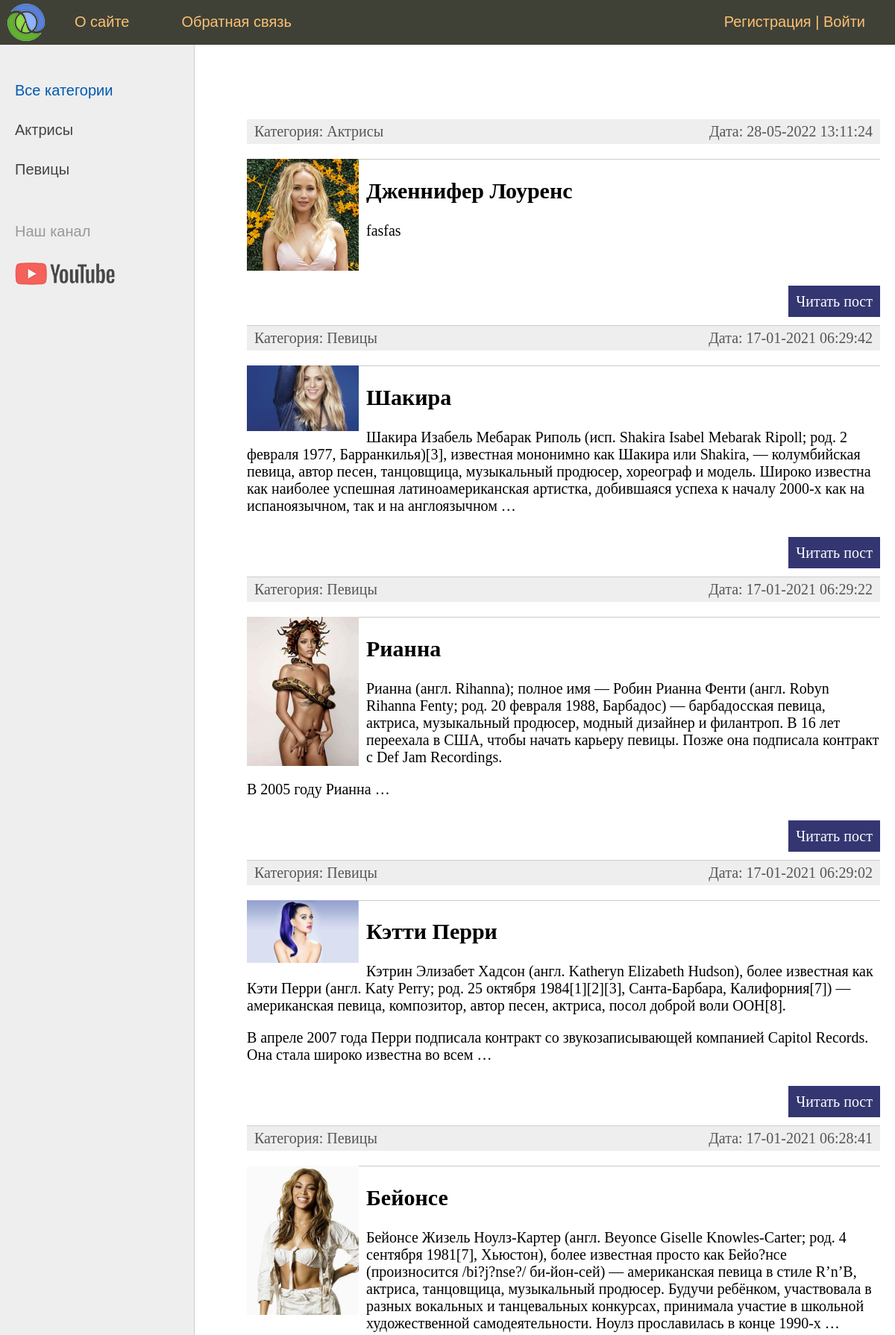
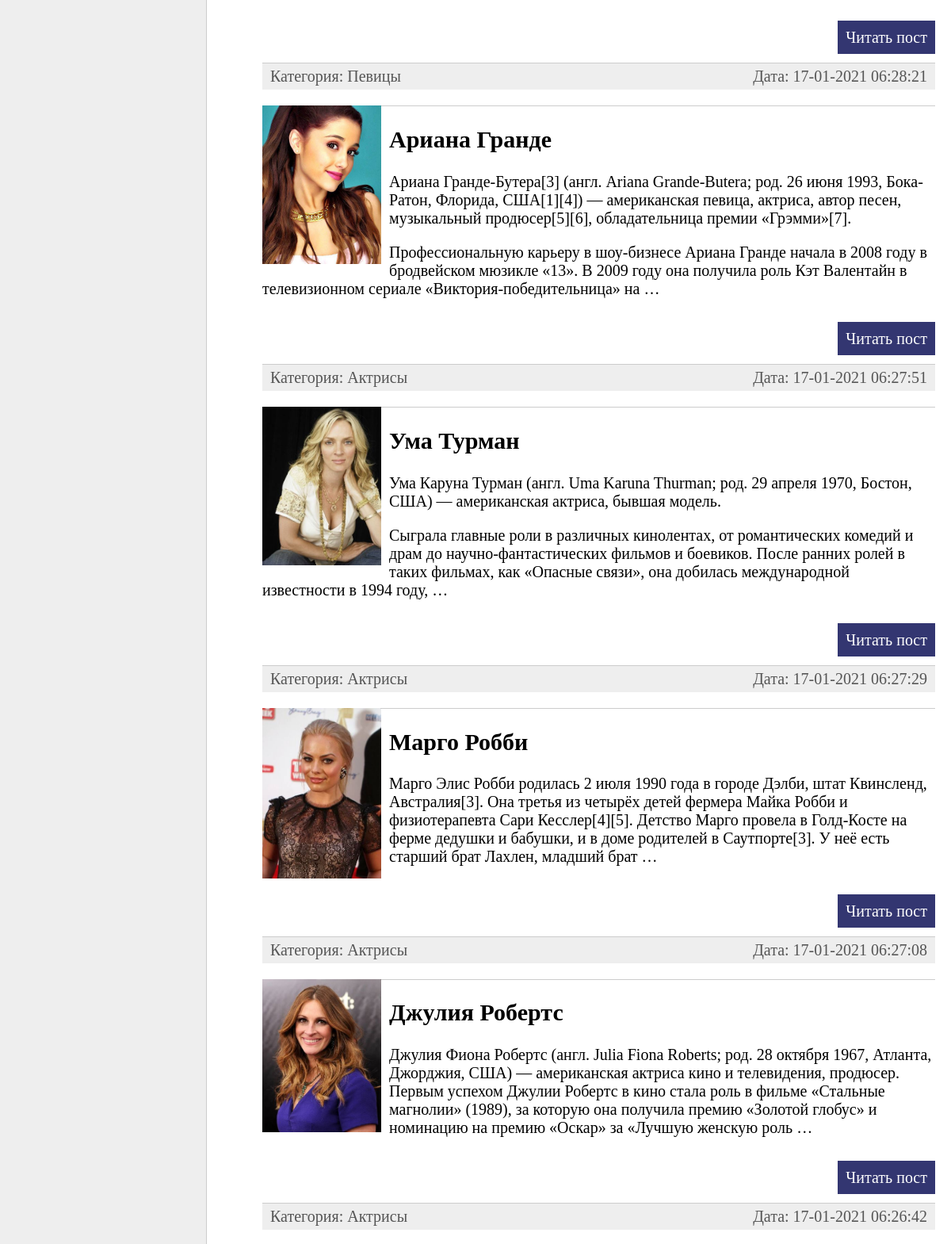
The page / (upper part) on the database its author committed (2 pictures, top to bottom).
### women/models.py (models this page shows, shortened)
class Category(models.Model):
    name = models.CharField(max_length=100, db_index=True, verbose_name='Категория')
    slug = models.SlugField(max_length=255, unique=True, db_index=True, verbose_name="URL")
    def __str__(self):
        return self.name
    def get_absolute_url(self):
        return reverse('category', kwargs={'cat_slug': self.slug})
    class Meta:
        verbose_name = 'Категория'
        verbose_name_plural = 'Категория'
        ordering = ['id']

class Women(models.Model):
    title = models.CharField(max_length=255, verbose_name='Заголовок')
    slug = models.SlugField(max_length=255, unique=True, db_index=True)
    content = models.TextField(blank=True, verbose_name='Текст статьи')
    photo = models.ImageField(upload_to="photos/%Y/%m/%d/", verbose_name='Фото')
    time_create = models.DateTimeField(auto_now_add=True,  verbose_name='Дата публикации')
    time_update = models.DateTimeField(auto_now=True, verbose_name='Дата изменения')
    is_published = models.BooleanField(default=True,  verbose_name='Публикация')
    cat = models.ForeignKey('Category', on_delete=models.PROTECT, verbose_name='Категория')
    class Meta:
        verbose_name = 'Известные женщины'
        verbose_name_plural = 'Известные женщины'
        ordering = ['-time_create', 'title']
    def get_absolute_url(self):
        return reverse('post', kwargs={'post_slug': self.slug})

### women/views.py (the view)
# urls.py: path('', WomenHome.as_view(), name='home'),
class WomenHome(DataMixin, ListView):
    model = Women
    template_name = 'women/index.html'
    context_object_name = 'posts'
    def get_context_data(self, *, object_list=None, **kwargs):
        context = super().get_context_data(**kwargs)
        c_def = self.get_user_context(title='Главная страница')
        return dict(list(context.items())+list(c_def.items()))
    def get_queryset(self):
        return Women.objects.filter(is_published=True).select_related('cat')

### women/utils.py (called while the page is built)
    def get_user_context(self, **kwargs):
        context = kwargs
        cats = cache.get('cats')
        if not cats:
            cats = Category.objects.annotate(Count('women'))
            cache.set('cats', cats, 60)
        user_menu = menu.copy()
        if not self.request.user.is_authenticated:
            user_menu.pop(1)
        context['menu'] = user_menu
        context['cats'] = cats
        if 'cat_selected' not in context:
            context['cat_selected'] = 0
        return context

### women/templates/women/index.html (shortened to what this page needs)
{% extends 'women/base.html' %}
{% block content %}
<ul class="list-articles">
	{% for p in posts %}
			<li><div class="article-panel">
	<p class="first">Категория: {{p.cat}}</p>
	<p class="last">Дата: {{p.time_update|date:"d-m-Y H:i:s"}}</p>
			</div>
{% if p.photo %}
	<p><img class="img-article-left thumb" src="{{p.photo.url}}"></p>
{% endif %}
			<li><h2>{{p.title}}</h2>
	{% autoescape on %}
	{{p.content|linebreaks|truncatewords:50}}
	{% endautoescape %}
			<p class="link-read-post"><a href="{{ p.get_absolute_url }}">Читать пост</a></p>
			</li>
	{% endfor %}
</ul>
{% endblock %}

### women/templates/women/base.html (shortened to what this page needs)
{% load static %}
{% load women_tags %}
<!DOCTYPE html>
<html>
<head>
	<link type="text/css" href="{% static 'women/css/styles.css' %}" rel="stylesheet" />
</head>
<body>
<table class="table-page" border=0 cellpadding="0" cellspacing="0">
<tr><td valign=top>
{% block mainmenu %}
		<div class="header">
			<ul id="mainmenu" class="mainmenu">
			<li class="logo"><a href="{% url 'home' %}"><div class="logo"></div></a></li>
{% for m in menu %}
			<li><a href="{% url m.url_name %}">{{m.title}}</a></li>
{% endfor %}
				{% if request.user.is_authenticated %}
				<li class="last">{{user.username}} | <a href="{% url 'logout'%}">Выйти</a></li>
				{% else %}
				<li class="last"><a href="{% url 'register' %}">Регистрация</a> | <a href="{% url 'login' %}">Войти</a></li>
				{% endif %}
			</ul>
		</div>
{% endblock mainmenu %}
<table class="table-content" border=0 cellpadding="0" cellspacing="0">
<tr>
	<td valign="top" class="left-chapters">
	<ul id="leftchapters">
		{% if cat_selected == 0 %}
			<li class="selected">Все категории</li>
		{% else %}
			<li><a href="{% url 'home' %}">Все категории</a></li>
		{% endif %}
{% for c in cats %}
{% if c.women__count > 0 %}
	{% if c.pk == cat_selected %}
		<li class='selected'>{{c.name}}</li>
	{% else %}
		<li><a href="{{ c.get_absolute_url }}">{{c.name}}</a></li>
	{% endif %}
{% endif %}
{% endfor %}
		<li class="share">
		<p>Наш канал</p>
		<a class="share-yt" href="https://www.youtube.com/channel/UClJzWfGWuGJL2t-3dYKcHTA/playlists" target="_blank" rel="nofollow"></a>
		</li>
	</ul>
</td>
<td valign="top" class="content">
	<div class="content-text">
{% block content %}
{% endblock %}
	</div>
</td></tr></table>
</td></tr>
</table>
</body>
</html>

### women/static/women/css/styles.css (style rules this page uses)
html, body { font-family: 'Arial'; margin: 0; padding: 0; height: 100%; width: 100%; color: #444; }
a { color: #0059b2; text-decoration: none; }
img { max-width: 600px; height: auto; }
img.img-article-left { max-width: 300px; height: auto; float: left; padding: 0 10px 10px 0; }
img.img-article-left.thumb { max-width: 150px; height: auto; }
p.link-read-post { text-align: right; }
p.link-read-post a { padding: 10px; min-width: 100px; background: #333671; color: #fff; text-decoration: none; }
div.article-panel { background: #eee; padding: 5px 10px 5px 10px; box-sizing border-box; overflow: hidden; color: #555; }
div.article-panel p.first { margin: 0; float: left; }
div.article-panel p.last { margin: 0; float: right; }
ul.list-articles { list-style: none; margin: 0; padding: 0; }
ul.list-articles li { border-bottom: 1px solid #ccc; }
.table-page { width: 100%; height: 100%; vertical-align: top; }
.table-page tr { height: 100%; }
.header { background: #3F4137; height: 60px; }
.logo { background: url('../images/logo.png') no-repeat 10px 5px; width: 70px; height: 60px; }
ul.mainmenu { list-style: none; margin: 0; padding: 0; height: 60px; color: #fdc073; font-size: 20px; overflow: hidden; }
ul.mainmenu li { float: left; margin: 18px 40px 0 30px; }
ul.mainmenu li.logo { margin: 0; }
ul.mainmenu li.last { float: right; }
ul.mainmenu li a { color: #fdc073; text-decoration: none; }
.table-content { width: 100%; min-height: 100%; height: 100%; }
.left-chapters { margin: 0; background: #eee; border-right: 1px solid #ccc; min-height: 100%; }
.left-chapters ul { width: 230px; min-height: 100%; margin: 0; padding: 20px 10px 10px 20px; list-style: none; font-size: 20px; }
.left-chapters ul li { margin: 30px 0 0 0; color: #999; }
.left-chapters ul li.selected { color: #0059b2; }
.left-chapters ul li a { color: #444; text-decoration: none; }
.left-chapters ul li.share { margin: 60px 0 0 0; }
.left-chapters ul li.share p { margin: 30px 0 30px 0; }
.left-chapters ul li.share a { display: inline-block; width: 40px; height: 40px; margin: 0 20px 0 0; }
.left-chapters ul li.share a.share-yt { width: 100%; height: 30px; background: url('../images/share_yt.png') no-repeat 0 0 }
.content { padding: 40px 20px 20px 40px; width: 100%; box-sizing: border-box; }
.content-text { margin: 60px 0 0 30px; color: #000; font-size: 20px; font-family: Yandex Sans Display Light; }

### rows shown on the page
Category: name "Актрисы"
Category: name "Певицы"
Women: cat "Актрисы", time_update "28-05-2022 13:11:24", photo (picture), title "Дженнифер Лоуренс", content "fasfas"
Women: cat "Певицы", time_update "17-01-2021 06:29:42", photo (picture), title "Шакира", content "Шакира Изабель Мебарак Риполь (исп. Shakira Isabel Mebarak Ripoll; род. 2 февраля 1977, Барранкилья)[3], известная мононимно как Шакира или Shakira, — колумбийская певица, автор песен, танцовщица, музыкальный продюсер, хореограф и модель. Широко известна как наиболее успешная латиноамериканская артистка, добившаяся успеха к началу 2000-х как на испаноязычном, так и на англоязычном …"
Women: cat "Певицы", time_update "17-01-2021 06:29:22", photo (picture), title "Рианна", content "Рианна (англ. Rihanna); полное имя — Робин Рианна Фенти (англ. Robyn Rihanna Fenty; род. 20 февраля 1988, Барбадос) — барбадосская певица, актриса, музыкальный продюсер, модный дизайнер и филантроп. В 16 лет переехала в США, чтобы начать карьеру певицы. Позже она подписала контракт с Def Jam Recordings. В 2005 году Рианна …"
Women: cat "Певицы", time_update "17-01-2021 06:29:02", photo (picture), title "Кэтти Перри", content "Кэтрин Элизабет Хадсон (англ. Katheryn Elizabeth Hudson), более известная как Кэти Перри (англ. Katy Perry; род. 25 октября 1984[1][2][3], Санта-Барбара, Калифорния[7]) — американская певица, композитор, автор песен, актриса, посол доброй воли ООН[8]. В апреле 2007 года Перри подписала контракт со звукозаписывающей компанией Capitol Records. Она стала широко известна во всем …"
Women: cat "Певицы", time_update "17-01-2021 06:28:41", photo (picture), title "Бейонсе", content "Бейонсе Жизель Ноулз-Картер (англ. Beyonce Giselle Knowles-Carter; род. 4 сентября 1981[7], Хьюстон), более известная просто как Бейо?нсе (произносится /bi?j?nse?/ би-йон-сей) — американская певица в стиле R’n’B, актриса, танцовщица, музыкальный продюсер. Будучи ребёнком, участвовала в разных вокальных и танцевальных конкурсах, принимала участие в школьной художественной самодеятельности. Ноулз прославилась в конце 1990-х …"
Women: cat "Певицы", time_update "17-01-2021 06:28:21", photo (picture), title "Ариана Гранде", content "Ариана Гранде-Бутера[3] (англ. Ariana Grande-Butera; род. 26 июня 1993, Бока-Ратон, Флорида, США[1][4]) — американская певица, актриса, автор песен, музыкальный продюсер[5][6], обладательница премии «Грэмми»[7]. Профессиональную карьеру в шоу-бизнесе Ариана Гранде начала в 2008 году в бродвейском мюзикле «13». В 2009 году она получила роль Кэт Валентайн в телевизионном сериале «Виктория-победительница» на …"
Women: cat "Актрисы", time_update "17-01-2021 06:27:51", photo (picture), title "Ума Турман", content "Ума Каруна Турман (англ. Uma Karuna Thurman; род. 29 апреля 1970, Бостон, США) — американская актриса, бывшая модель. Сыграла главные роли в различных кинолентах, от романтических комедий и драм до научно-фантастических фильмов и боевиков. После ранних ролей в таких фильмах, как «Опасные связи», она добилась международной известности в 1994 году, …"
Women: cat "Актрисы", time_update "17-01-2021 06:27:29", photo (picture), title "Марго Робби", content "Марго Элис Робби родилась 2 июля 1990 года в городе Дэлби, штат Квинсленд, Австралия[3]. Она третья из четырёх детей фермера Майка Робби и физиотерапевта Сари Кесслер[4][5]. Детство Марго провела в Голд-Косте на ферме дедушки и бабушки, и в доме родителей в Саутпорте[3]. У неё есть старший брат Лахлен, младший брат …"
Women: cat "Актрисы", time_update "17-01-2021 06:27:08", photo (picture), title "Джулия Робертс", content "Джулия Фиона Робертс (англ. Julia Fiona Roberts; род. 28 октября 1967, Атланта, Джорджия, США) — американская актриса кино и телевидения, продюсер. Первым успехом Джулии Робертс в кино стала роль в фильме «Стальные магнолии» (1989), за которую она получила премию «Золотой глобус» и номинацию на премию «Оскар» за «Лучшую женскую роль …"
Women: cat "Актрисы", time_update "17-01-2021 06:26:42"

### other values the page prints
{{ m.title }} "О сайте" "Обратная связь"
